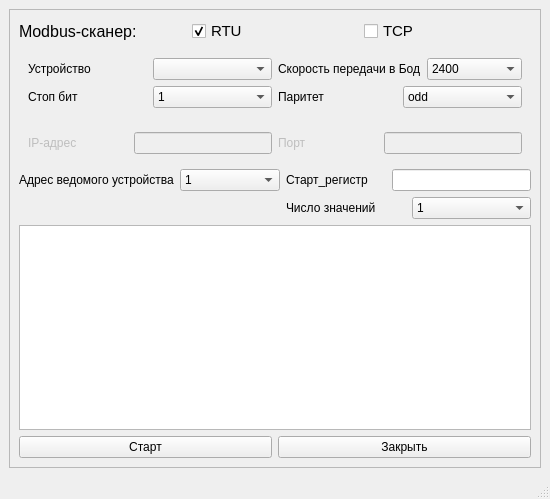
<?xml version="1.0" encoding="UTF-8"?>
<ui version="4.0">
 <class>MainWindow</class>
 <widget class="QMainWindow" name="MainWindow">
  <property name="enabled">
   <bool>true</bool>
  </property>
  <property name="geometry">
   <rect>
    <x>0</x>
    <y>0</y>
    <width>550</width>
    <height>499</height>
   </rect>
  </property>
  <property name="windowTitle">
   <string>MainWindow</string>
  </property>
  <widget class="QWidget" name="centralwidget">
   <layout class="QGridLayout" name="gridLayout_3">
    <item row="0" column="0">
     <widget class="QScrollArea" name="scrollArea">
      <property name="widgetResizable">
       <bool>true</bool>
      </property>
      <widget class="QWidget" name="scrollAreaWidgetContents">
       <property name="geometry">
        <rect>
         <x>0</x>
         <y>0</y>
         <width>530</width>
         <height>459</height>
        </rect>
       </property>
       <layout class="QGridLayout" name="gridLayout_2">
        <item row="0" column="0">
         <layout class="QVBoxLayout" name="verticalLayout_5">
          <item>
           <layout class="QHBoxLayout" name="horizontalLayout">
            <item>
             <widget class="QLabel" name="label">
              <property name="font">
               <font>
                <pointsize>12</pointsize>
               </font>
              </property>
              <property name="text">
               <string>Modbus-сканер:</string>
              </property>
             </widget>
            </item>
            <item>
             <widget class="QCheckBox" name="checkBox">
              <property name="font">
               <font>
                <pointsize>11</pointsize>
               </font>
              </property>
              <property name="text">
               <string>RTU</string>
              </property>
              <property name="checked">
               <bool>true</bool>
              </property>
              <property name="tristate">
               <bool>false</bool>
              </property>
             </widget>
            </item>
            <item>
             <widget class="QCheckBox" name="checkBox_2">
              <property name="font">
               <font>
                <pointsize>11</pointsize>
               </font>
              </property>
              <property name="text">
               <string>TCP</string>
              </property>
             </widget>
            </item>
           </layout>
          </item>
          <item>
           <layout class="QVBoxLayout" name="verticalLayout_3">
            <item>
             <widget class="QWidget" name="widget111" native="true">
              <property name="enabled">
               <bool>true</bool>
              </property>
              <layout class="QGridLayout" name="gridLayout">
               <item row="0" column="0">
                <layout class="QHBoxLayout" name="horizontalLayout_7">
                 <item>
                  <layout class="QVBoxLayout" name="verticalLayout">
                   <item>
                    <layout class="QHBoxLayout" name="horizontalLayout_2">
                     <item>
                      <widget class="QLabel" name="label_2">
                       <property name="text">
                        <string>Устройство </string>
                       </property>
                      </widget>
                     </item>
                     <item>
                      <widget class="QComboBox" name="comboBox"/>
                     </item>
                    </layout>
                   </item>
                   <item>
                    <layout class="QHBoxLayout" name="horizontalLayout_3">
                     <item>
                      <widget class="QLabel" name="label_3">
                       <property name="text">
                        <string>Стоп бит</string>
                       </property>
                      </widget>
                     </item>
                     <item>
                      <widget class="QComboBox" name="comboBox_2">
                       <item>
                        <property name="text">
                         <string>1</string>
                        </property>
                       </item>
                       <item>
                        <property name="text">
                         <string>2</string>
                        </property>
                       </item>
                      </widget>
                     </item>
                    </layout>
                   </item>
                  </layout>
                 </item>
                 <item>
                  <layout class="QVBoxLayout" name="verticalLayout_2">
                   <item>
                    <layout class="QHBoxLayout" name="horizontalLayout_4">
                     <item>
                      <widget class="QLabel" name="label_4">
                       <property name="text">
                        <string>Скорость передачи в Бод</string>
                       </property>
                      </widget>
                     </item>
                     <item>
                      <widget class="QComboBox" name="comboBox_3">
                       <item>
                        <property name="text">
                         <string>2400</string>
                        </property>
                       </item>
                       <item>
                        <property name="text">
                         <string>4800</string>
                        </property>
                       </item>
                       <item>
                        <property name="text">
                         <string>9600</string>
                        </property>
                       </item>
                       <item>
                        <property name="text">
                         <string>14400</string>
                        </property>
                       </item>
                       <item>
                        <property name="text">
                         <string>19200</string>
                        </property>
                       </item>
                       <item>
                        <property name="text">
                         <string>38400</string>
                        </property>
                       </item>
                       <item>
                        <property name="text">
                         <string>57600</string>
                        </property>
                       </item>
                       <item>
                        <property name="text">
                         <string>115200</string>
                        </property>
                       </item>
                      </widget>
                     </item>
                    </layout>
                   </item>
                   <item>
                    <layout class="QHBoxLayout" name="horizontalLayout_6">
                     <item>
                      <widget class="QLabel" name="label_6">
                       <property name="text">
                        <string>Паритет</string>
                       </property>
                      </widget>
                     </item>
                     <item>
                      <widget class="QComboBox" name="comboBox_4">
                       <item>
                        <property name="text">
                         <string>odd</string>
                        </property>
                       </item>
                       <item>
                        <property name="text">
                         <string>even</string>
                        </property>
                       </item>
                       <item>
                        <property name="text">
                         <string>none</string>
                        </property>
                       </item>
                      </widget>
                     </item>
                    </layout>
                   </item>
                  </layout>
                 </item>
                </layout>
               </item>
              </layout>
             </widget>
            </item>
            <item>
             <widget class="QWidget" name="widget222" native="true">
              <property name="enabled">
               <bool>false</bool>
              </property>
              <layout class="QHBoxLayout" name="horizontalLayout_11">
               <item>
                <layout class="QHBoxLayout" name="horizontalLayout_10">
                 <item>
                  <layout class="QHBoxLayout" name="horizontalLayout_8">
                   <item>
                    <widget class="QLabel" name="label_7">
                     <property name="minimumSize">
                      <size>
                       <width>100</width>
                       <height>0</height>
                      </size>
                     </property>
                     <property name="text">
                      <string>IP-адрес</string>
                     </property>
                    </widget>
                   </item>
                   <item>
                    <widget class="QLineEdit" name="lineEdit"/>
                   </item>
                  </layout>
                 </item>
                 <item>
                  <layout class="QHBoxLayout" name="horizontalLayout_9">
                   <item>
                    <widget class="QLabel" name="label_8">
                     <property name="minimumSize">
                      <size>
                       <width>100</width>
                       <height>0</height>
                      </size>
                     </property>
                     <property name="text">
                      <string>Порт</string>
                     </property>
                    </widget>
                   </item>
                   <item>
                    <widget class="QLineEdit" name="lineEdit_2"/>
                   </item>
                  </layout>
                 </item>
                </layout>
               </item>
              </layout>
             </widget>
            </item>
           </layout>
          </item>
          <item>
           <layout class="QVBoxLayout" name="verticalLayout_4">
            <item>
             <layout class="QFormLayout" name="formLayout">
              <item row="0" column="0">
               <layout class="QHBoxLayout" name="horizontalLayout_12">
                <item>
                 <widget class="QLabel" name="label_9">
                  <property name="minimumSize">
                   <size>
                    <width>100</width>
                    <height>0</height>
                   </size>
                  </property>
                  <property name="text">
                   <string>Адрес ведомого устройства</string>
                  </property>
                 </widget>
                </item>
                <item>
                 <widget class="QComboBox" name="comboBox_6">
                  <property name="minimumSize">
                   <size>
                    <width>100</width>
                    <height>0</height>
                   </size>
                  </property>
                  <item>
                   <property name="text">
                    <string>1</string>
                   </property>
                  </item>
                  <item>
                   <property name="text">
                    <string>2</string>
                   </property>
                  </item>
                  <item>
                   <property name="text">
                    <string>3</string>
                   </property>
                  </item>
                  <item>
                   <property name="text">
                    <string>4</string>
                   </property>
                  </item>
                  <item>
                   <property name="text">
                    <string>5</string>
                   </property>
                  </item>
                  <item>
                   <property name="text">
                    <string>6</string>
                   </property>
                  </item>
                  <item>
                   <property name="text">
                    <string>7</string>
                   </property>
                  </item>
                 </widget>
                </item>
               </layout>
              </item>
              <item row="0" column="1">
               <layout class="QHBoxLayout" name="horizontalLayout_13">
                <item>
                 <widget class="QLabel" name="label_10">
                  <property name="minimumSize">
                   <size>
                    <width>100</width>
                    <height>0</height>
                   </size>
                  </property>
                  <property name="text">
                   <string>Старт_регистр</string>
                  </property>
                 </widget>
                </item>
                <item>
                 <widget class="QLineEdit" name="lineEdit_3">
                  <property name="minimumSize">
                   <size>
                    <width>100</width>
                    <height>0</height>
                   </size>
                  </property>
                 </widget>
                </item>
               </layout>
              </item>
              <item row="1" column="1">
               <layout class="QHBoxLayout" name="horizontalLayout_14">
                <item>
                 <widget class="QLabel" name="label_11">
                  <property name="text">
                   <string>Число значений</string>
                  </property>
                 </widget>
                </item>
                <item>
                 <widget class="QComboBox" name="comboBox_7">
                  <item>
                   <property name="text">
                    <string>1</string>
                   </property>
                  </item>
                  <item>
                   <property name="text">
                    <string>2</string>
                   </property>
                  </item>
                  <item>
                   <property name="text">
                    <string>3</string>
                   </property>
                  </item>
                  <item>
                   <property name="text">
                    <string>4</string>
                   </property>
                  </item>
                  <item>
                   <property name="text">
                    <string>5</string>
                   </property>
                  </item>
                 </widget>
                </item>
               </layout>
              </item>
             </layout>
            </item>
            <item>
             <widget class="QTextEdit" name="textEdit"/>
            </item>
            <item>
             <layout class="QHBoxLayout" name="horizontalLayout_15">
              <item>
               <widget class="QPushButton" name="pushButton">
                <property name="enabled">
                 <bool>true</bool>
                </property>
                <property name="text">
                 <string>Старт</string>
                </property>
               </widget>
              </item>
              <item>
               <widget class="QPushButton" name="pushButton_2">
                <property name="text">
                 <string>Закрыть</string>
                </property>
               </widget>
              </item>
             </layout>
            </item>
           </layout>
          </item>
         </layout>
        </item>
       </layout>
      </widget>
     </widget>
    </item>
   </layout>
  </widget>
  <widget class="QStatusBar" name="statusbar"/>
 </widget>
 <resources/>
 <connections>
  <connection>
   <sender>checkBox</sender>
   <signal>clicked()</signal>
   <receiver>checkBox_2</receiver>
   <slot>toggle()</slot>
   <hints>
    <hint type="sourcelabel">
     <x>325</x>
     <y>70</y>
    </hint>
    <hint type="destinationlabel">
     <x>507</x>
     <y>73</y>
    </hint>
   </hints>
  </connection>
  <connection>
   <sender>checkBox_2</sender>
   <signal>clicked()</signal>
   <receiver>checkBox</receiver>
   <slot>toggle()</slot>
   <hints>
    <hint type="sourcelabel">
     <x>578</x>
     <y>69</y>
    </hint>
    <hint type="destinationlabel">
     <x>369</x>
     <y>67</y>
    </hint>
   </hints>
  </connection>
 </connections>
</ui>
